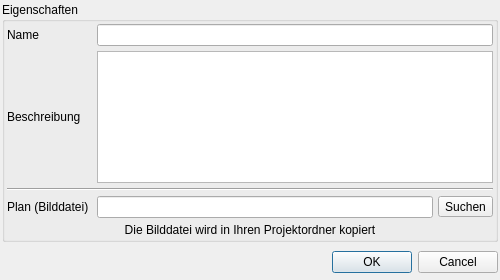
<ui version="4.0" >
 <author></author>
 <comment></comment>
 <exportmacro></exportmacro>
 <class>LevelEditDialog</class>
 <widget class="QDialog" name="LevelEditDialog" >
  <property name="geometry" >
   <rect>
    <x>0</x>
    <y>0</y>
    <width>500</width>
    <height>280</height>
   </rect>
  </property>
  <property name="sizePolicy" >
   <sizepolicy>
    <hsizetype>0</hsizetype>
    <vsizetype>0</vsizetype>
    <horstretch>0</horstretch>
    <verstretch>0</verstretch>
   </sizepolicy>
  </property>
  <property name="windowTitle" >
   <string>Etage bearbeiten</string>
  </property>
  <layout class="QGridLayout" >
   <property name="margin" >
    <number>2</number>
   </property>
   <property name="spacing" >
    <number>5</number>
   </property>
   <item row="0" column="0" >
    <widget class="QGroupBox" name="groupBox" >
     <property name="title" >
      <string>Eigenschaften</string>
     </property>
     <layout class="QGridLayout" >
      <property name="margin" >
       <number>2</number>
      </property>
      <property name="spacing" >
       <number>5</number>
      </property>
      <item row="2" column="0" colspan="3" >
       <widget class="Line" name="line" >
        <property name="orientation" >
         <enum>Qt::Horizontal</enum>
        </property>
       </widget>
      </item>
      <item row="3" column="0" >
       <widget class="QLabel" name="label_2_2" >
        <property name="text" >
         <string>Plan (Bilddatei) </string>
        </property>
       </widget>
      </item>
      <item row="0" column="1" colspan="2" >
       <widget class="QLineEdit" name="lineEdit_Name" />
      </item>
      <item row="1" column="0" >
       <widget class="QLabel" name="label_2" >
        <property name="text" >
         <string>Beschreibung</string>
        </property>
       </widget>
      </item>
      <item row="0" column="0" >
       <widget class="QLabel" name="label" >
        <property name="text" >
         <string>Name</string>
        </property>
       </widget>
      </item>
      <item row="1" column="1" colspan="2" >
       <widget class="QTextEdit" name="textEdit_Desc" />
      </item>
      <item row="3" column="1" >
       <widget class="QLineEdit" name="lineEdit_PlanFile" >
        <property name="enabled" >
         <bool>true</bool>
        </property>
        <property name="frame" >
         <bool>true</bool>
        </property>
        <property name="readOnly" >
         <bool>true</bool>
        </property>
       </widget>
      </item>
      <item row="3" column="2" >
       <widget class="QToolButton" name="button_PlanFileSearch" >
        <property name="enabled" >
         <bool>true</bool>
        </property>
        <property name="text" >
         <string>Suchen</string>
        </property>
       </widget>
      </item>
      <item row="4" column="0" colspan="3" >
       <widget class="QLabel" name="label_3" >
        <property name="text" >
         <string>Die Bilddatei wird in Ihren Projektordner kopiert</string>
        </property>
        <property name="alignment" >
         <set>Qt::AlignCenter</set>
        </property>
       </widget>
      </item>
     </layout>
    </widget>
   </item>
   <item row="1" column="0" >
    <layout class="QHBoxLayout" >
     <property name="margin" >
      <number>0</number>
     </property>
     <property name="spacing" >
      <number>6</number>
     </property>
     <item>
      <spacer>
       <property name="orientation" >
        <enum>Qt::Horizontal</enum>
       </property>
       <property name="sizeHint" >
        <size>
         <width>131</width>
         <height>31</height>
        </size>
       </property>
      </spacer>
     </item>
     <item>
      <widget class="QPushButton" name="okButton" >
       <property name="text" >
        <string>OK</string>
       </property>
      </widget>
     </item>
     <item>
      <widget class="QPushButton" name="cancelButton" >
       <property name="text" >
        <string>Cancel</string>
       </property>
      </widget>
     </item>
    </layout>
   </item>
  </layout>
 </widget>
 <pixmapfunction></pixmapfunction>
 <resources/>
 <connections>
  <connection>
   <sender>okButton</sender>
   <signal>clicked()</signal>
   <receiver>LevelEditDialog</receiver>
   <slot>accept()</slot>
   <hints>
    <hint type="sourcelabel" >
     <x>278</x>
     <y>253</y>
    </hint>
    <hint type="destinationlabel" >
     <x>96</x>
     <y>254</y>
    </hint>
   </hints>
  </connection>
  <connection>
   <sender>cancelButton</sender>
   <signal>clicked()</signal>
   <receiver>LevelEditDialog</receiver>
   <slot>reject()</slot>
   <hints>
    <hint type="sourcelabel" >
     <x>369</x>
     <y>253</y>
    </hint>
    <hint type="destinationlabel" >
     <x>179</x>
     <y>282</y>
    </hint>
   </hints>
  </connection>
 </connections>
</ui>
